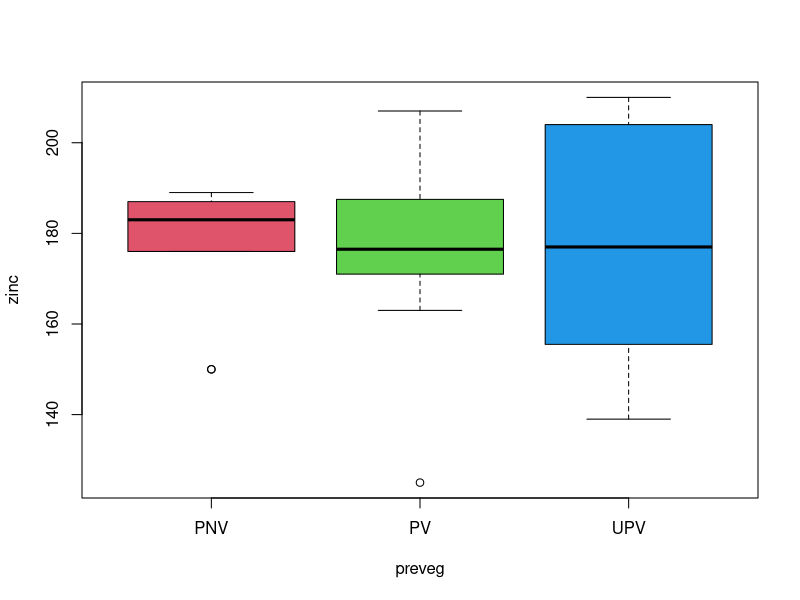

The R source for this figure: (Note: this script raises an error after producing the figure.)
#3.3
library(tidyr)
library(dplyr)
library(ggplot2)
nonvegetarian_preg<-c(185,197,189,181,150,176)
vegetarian_preg<-c(171,174,202,171,207,125,189,179,163,174,184,186)
nonvegetarian<-c(210,139,172,198,177)
a<-t.test(nonvegetarian, nonvegetarian_preg)
b<-t.test(nonvegetarian_preg, vegetarian_preg)
c<-t.test(vegetarian_preg,nonvegetarian)
print(a)
print(b)
print(c)

#观察结果，三组数据无统计的差异性，无法得出素食主义者比非素食主义者的锌含量更低的结论

# MingYANG noticed:
# using anova analysis may be more suitable:
preveg<-"initiate"
preveg[1:6]<-"pregnveg"
preveg[7:23]<-"pregvege"
preveg[19:23]<-"uprgveg"

PNV<-c(185,189,187,181,150,176)
PV<-c(171,174,202,171,207,125,189,179,163,174,184,186)
UPV<-c(210,139,172,198,177)

zinc <- c(PNV,PV,UPV)
Pzinc<-cbind(PNV,PV,UPV)

boxplot(Pzinc,xlab="preveg",ylab="zinc",col=c(2:4))

prevegdata<-cbind(preveg,zinc)
data_tbl <- as_tibble(prevegdata)
datatblpregnveg <- data_tbl %>% 
  filter(preveg != "uprgveg")

anova_one_way <- aov(zinc ~ preveg, data = datatbl)
summary(anova_one_way)
# the end
